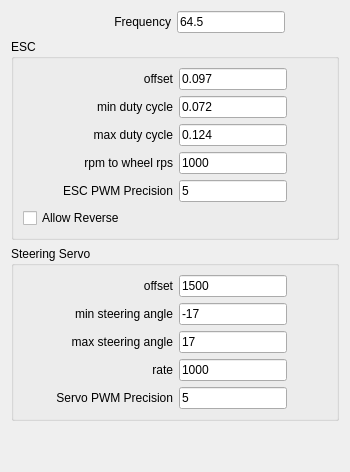
        <widget class="QWidget" name="tab_esc">
         <property name="toolTip">
          <string extracomment="Set PID Parameters"/>
         </property>
         <attribute name="title">
          <string>ESC</string>
         </attribute>
         <layout class="QVBoxLayout" name="verticalLayout_2">
          <item>
           <layout class="QHBoxLayout" name="horizontalLayout_8">
            <item>
             <widget class="QLabel" name="label_7">
              <property name="minimumSize">
               <size>
                <width>160</width>
                <height>0</height>
               </size>
              </property>
              <property name="maximumSize">
               <size>
                <width>100</width>
                <height>16777215</height>
               </size>
              </property>
              <property name="text">
               <string>Frequency</string>
              </property>
              <property name="alignment">
               <set>Qt::AlignRight|Qt::AlignTrailing|Qt::AlignVCenter</set>
              </property>
             </widget>
            </item>
            <item>
             <widget class="QLineEdit" name="ledEscFrequency">
              <property name="minimumSize">
               <size>
                <width>50</width>
                <height>0</height>
               </size>
              </property>
              <property name="maximumSize">
               <size>
                <width>16777215</width>
                <height>16777215</height>
               </size>
              </property>
              <property name="text">
               <string>64.5</string>
              </property>
             </widget>
            </item>
            <item>
             <spacer name="horizontalSpacer_5">
              <property name="orientation">
               <enum>Qt::Horizontal</enum>
              </property>
              <property name="sizeHint" stdset="0">
               <size>
                <width>40</width>
                <height>20</height>
               </size>
              </property>
             </spacer>
            </item>
           </layout>
          </item>
          <item>
           <widget class="QGroupBox" name="groupBox">
            <property name="title">
             <string>ESC</string>
            </property>
            <layout class="QVBoxLayout" name="verticalLayout_5">
             <item>
              <layout class="QHBoxLayout" name="horizontalLayout_7">
               <item>
                <widget class="QLabel" name="label_6">
                 <property name="minimumSize">
                  <size>
                   <width>150</width>
                   <height>0</height>
                  </size>
                 </property>
                 <property name="maximumSize">
                  <size>
                   <width>100</width>
                   <height>16777215</height>
                  </size>
                 </property>
                 <property name="text">
                  <string>offset</string>
                 </property>
                 <property name="alignment">
                  <set>Qt::AlignRight|Qt::AlignTrailing|Qt::AlignVCenter</set>
                 </property>
                </widget>
               </item>
               <item>
                <widget class="QLineEdit" name="ledEscOffset">
                 <property name="minimumSize">
                  <size>
                   <width>50</width>
                   <height>0</height>
                  </size>
                 </property>
                 <property name="text">
                  <string>0.097</string>
                 </property>
                </widget>
               </item>
               <item>
                <spacer name="horizontalSpacer_6">
                 <property name="orientation">
                  <enum>Qt::Horizontal</enum>
                 </property>
                 <property name="sizeHint" stdset="0">
                  <size>
                   <width>40</width>
                   <height>20</height>
                  </size>
                 </property>
                </spacer>
               </item>
              </layout>
             </item>
             <item>
              <layout class="QHBoxLayout" name="horizontalLayout_9">
               <item>
                <widget class="QLabel" name="label_8">
                 <property name="minimumSize">
                  <size>
                   <width>150</width>
                   <height>0</height>
                  </size>
                 </property>
                 <property name="maximumSize">
                  <size>
                   <width>100</width>
                   <height>16777215</height>
                  </size>
                 </property>
                 <property name="text">
                  <string>min duty cycle</string>
                 </property>
                 <property name="alignment">
                  <set>Qt::AlignRight|Qt::AlignTrailing|Qt::AlignVCenter</set>
                 </property>
                </widget>
               </item>
               <item>
                <widget class="QLineEdit" name="ledEscMin">
                 <property name="minimumSize">
                  <size>
                   <width>50</width>
                   <height>0</height>
                  </size>
                 </property>
                 <property name="text">
                  <string>0.072</string>
                 </property>
                </widget>
               </item>
               <item>
                <spacer name="horizontalSpacer_7">
                 <property name="orientation">
                  <enum>Qt::Horizontal</enum>
                 </property>
                 <property name="sizeHint" stdset="0">
                  <size>
                   <width>40</width>
                   <height>20</height>
                  </size>
                 </property>
                </spacer>
               </item>
              </layout>
             </item>
             <item>
              <layout class="QHBoxLayout" name="horizontalLayout_10">
               <item>
                <widget class="QLabel" name="label_9">
                 <property name="minimumSize">
                  <size>
                   <width>150</width>
                   <height>0</height>
                  </size>
                 </property>
                 <property name="maximumSize">
                  <size>
                   <width>100</width>
                   <height>16777215</height>
                  </size>
                 </property>
                 <property name="text">
                  <string>max duty cycle</string>
                 </property>
                 <property name="alignment">
                  <set>Qt::AlignRight|Qt::AlignTrailing|Qt::AlignVCenter</set>
                 </property>
                </widget>
               </item>
               <item>
                <widget class="QLineEdit" name="ledEscMax">
                 <property name="minimumSize">
                  <size>
                   <width>50</width>
                   <height>0</height>
                  </size>
                 </property>
                 <property name="text">
                  <string>0.124</string>
                 </property>
                </widget>
               </item>
               <item>
                <spacer name="horizontalSpacer_8">
                 <property name="orientation">
                  <enum>Qt::Horizontal</enum>
                 </property>
                 <property name="sizeHint" stdset="0">
                  <size>
                   <width>40</width>
                   <height>20</height>
                  </size>
                 </property>
                </spacer>
               </item>
              </layout>
             </item>
             <item>
              <layout class="QHBoxLayout" name="horizontalLayout_21">
               <item>
                <widget class="QLabel" name="ratio_3">
                 <property name="minimumSize">
                  <size>
                   <width>150</width>
                   <height>0</height>
                  </size>
                 </property>
                 <property name="maximumSize">
                  <size>
                   <width>100</width>
                   <height>16777215</height>
                  </size>
                 </property>
                 <property name="text">
                  <string>rpm to wheel rps</string>
                 </property>
                 <property name="alignment">
                  <set>Qt::AlignRight|Qt::AlignTrailing|Qt::AlignVCenter</set>
                 </property>
                </widget>
               </item>
               <item>
                <widget class="QLineEdit" name="ledEscRate">
                 <property name="minimumSize">
                  <size>
                   <width>50</width>
                   <height>0</height>
                  </size>
                 </property>
                 <property name="text">
                  <string>1000</string>
                 </property>
                </widget>
               </item>
               <item>
                <spacer name="horizontalSpacer_21">
                 <property name="orientation">
                  <enum>Qt::Horizontal</enum>
                 </property>
                 <property name="sizeHint" stdset="0">
                  <size>
                   <width>40</width>
                   <height>20</height>
                  </size>
                 </property>
                </spacer>
               </item>
              </layout>
             </item>
             <item>
              <layout class="QHBoxLayout" name="horizontalLayout_18">
               <item>
                <widget class="QLabel" name="label_15">
                 <property name="minimumSize">
                  <size>
                   <width>150</width>
                   <height>0</height>
                  </size>
                 </property>
                 <property name="maximumSize">
                  <size>
                   <width>100</width>
                   <height>16777215</height>
                  </size>
                 </property>
                 <property name="text">
                  <string>ESC PWM Precision</string>
                 </property>
                 <property name="alignment">
                  <set>Qt::AlignRight|Qt::AlignTrailing|Qt::AlignVCenter</set>
                 </property>
                </widget>
               </item>
               <item>
                <widget class="QLineEdit" name="ledEscPrecision">
                 <property name="minimumSize">
                  <size>
                   <width>50</width>
                   <height>0</height>
                  </size>
                 </property>
                 <property name="text">
                  <string>5</string>
                 </property>
                </widget>
               </item>
               <item>
                <spacer name="horizontalSpacer_16">
                 <property name="orientation">
                  <enum>Qt::Horizontal</enum>
                 </property>
                 <property name="sizeHint" stdset="0">
                  <size>
                   <width>40</width>
                   <height>20</height>
                  </size>
                 </property>
                </spacer>
               </item>
              </layout>
             </item>
             <item>
              <layout class="QHBoxLayout" name="horizontalLayout_20">
               <item>
                <widget class="QCheckBox" name="ckbEscReverse">
                 <property name="text">
                  <string>Allow Reverse</string>
                 </property>
                </widget>
               </item>
               <item>
                <spacer name="horizontalSpacer_20">
                 <property name="orientation">
                  <enum>Qt::Horizontal</enum>
                 </property>
                 <property name="sizeHint" stdset="0">
                  <size>
                   <width>40</width>
                   <height>20</height>
                  </size>
                 </property>
                </spacer>
               </item>
              </layout>
             </item>
            </layout>
           </widget>
          </item>
          <item>
           <widget class="QGroupBox" name="groupBox_2">
            <property name="title">
             <string>Steering Servo</string>
            </property>
            <layout class="QVBoxLayout" name="verticalLayout_4">
             <item>
              <layout class="QHBoxLayout" name="horizontalLayout_12">
               <item>
                <widget class="QLabel" name="label_11">
                 <property name="minimumSize">
                  <size>
                   <width>150</width>
                   <height>0</height>
                  </size>
                 </property>
                 <property name="maximumSize">
                  <size>
                   <width>100</width>
                   <height>16777215</height>
                  </size>
                 </property>
                 <property name="text">
                  <string>offset</string>
                 </property>
                 <property name="alignment">
                  <set>Qt::AlignRight|Qt::AlignTrailing|Qt::AlignVCenter</set>
                 </property>
                </widget>
               </item>
               <item>
                <widget class="QLineEdit" name="ledSteeringOffset">
                 <property name="minimumSize">
                  <size>
                   <width>50</width>
                   <height>0</height>
                  </size>
                 </property>
                 <property name="text">
                  <string>1500</string>
                 </property>
                </widget>
               </item>
               <item>
                <spacer name="horizontalSpacer_9">
                 <property name="orientation">
                  <enum>Qt::Horizontal</enum>
                 </property>
                 <property name="sizeHint" stdset="0">
                  <size>
                   <width>40</width>
                   <height>20</height>
                  </size>
                 </property>
                </spacer>
               </item>
              </layout>
             </item>
             <item>
              <layout class="QHBoxLayout" name="horizontalLayout_13">
               <item>
                <widget class="QLabel" name="label_12">
                 <property name="minimumSize">
                  <size>
                   <width>150</width>
                   <height>0</height>
                  </size>
                 </property>
                 <property name="maximumSize">
                  <size>
                   <width>100</width>
                   <height>16777215</height>
                  </size>
                 </property>
                 <property name="text">
                  <string>min steering angle</string>
                 </property>
                 <property name="alignment">
                  <set>Qt::AlignRight|Qt::AlignTrailing|Qt::AlignVCenter</set>
                 </property>
                </widget>
               </item>
               <item>
                <widget class="QLineEdit" name="ledSteeringMin">
                 <property name="minimumSize">
                  <size>
                   <width>50</width>
                   <height>0</height>
                  </size>
                 </property>
                 <property name="text">
                  <string>-17</string>
                 </property>
                </widget>
               </item>
               <item>
                <spacer name="horizontalSpacer_10">
                 <property name="orientation">
                  <enum>Qt::Horizontal</enum>
                 </property>
                 <property name="sizeHint" stdset="0">
                  <size>
                   <width>40</width>
                   <height>20</height>
                  </size>
                 </property>
                </spacer>
               </item>
              </layout>
             </item>
             <item>
              <layout class="QHBoxLayout" name="horizontalLayout_14">
               <item>
                <widget class="QLabel" name="label_13">
                 <property name="minimumSize">
                  <size>
                   <width>150</width>
                   <height>0</height>
                  </size>
                 </property>
                 <property name="maximumSize">
                  <size>
                   <width>100</width>
                   <height>16777215</height>
                  </size>
                 </property>
                 <property name="text">
                  <string>max steering angle</string>
                 </property>
                 <property name="alignment">
                  <set>Qt::AlignRight|Qt::AlignTrailing|Qt::AlignVCenter</set>
                 </property>
                </widget>
               </item>
               <item>
                <widget class="QLineEdit" name="ledSteeringMax">
                 <property name="minimumSize">
                  <size>
                   <width>50</width>
                   <height>0</height>
                  </size>
                 </property>
                 <property name="text">
                  <string>17</string>
                 </property>
                </widget>
               </item>
               <item>
                <spacer name="horizontalSpacer_11">
                 <property name="orientation">
                  <enum>Qt::Horizontal</enum>
                 </property>
                 <property name="sizeHint" stdset="0">
                  <size>
                   <width>40</width>
                   <height>20</height>
                  </size>
                 </property>
                </spacer>
               </item>
              </layout>
             </item>
             <item>
              <layout class="QHBoxLayout" name="horizontalLayout_15">
               <item>
                <widget class="QLabel" name="ratio">
                 <property name="minimumSize">
                  <size>
                   <width>150</width>
                   <height>0</height>
                  </size>
                 </property>
                 <property name="maximumSize">
                  <size>
                   <width>100</width>
                   <height>16777215</height>
                  </size>
                 </property>
                 <property name="text">
                  <string>rate</string>
                 </property>
                 <property name="alignment">
                  <set>Qt::AlignRight|Qt::AlignTrailing|Qt::AlignVCenter</set>
                 </property>
                </widget>
               </item>
               <item>
                <widget class="QLineEdit" name="ledSteeringRate">
                 <property name="minimumSize">
                  <size>
                   <width>50</width>
                   <height>0</height>
                  </size>
                 </property>
                 <property name="text">
                  <string>1000</string>
                 </property>
                </widget>
               </item>
               <item>
                <spacer name="horizontalSpacer_12">
                 <property name="orientation">
                  <enum>Qt::Horizontal</enum>
                 </property>
                 <property name="sizeHint" stdset="0">
                  <size>
                   <width>40</width>
                   <height>20</height>
                  </size>
                 </property>
                </spacer>
               </item>
              </layout>
             </item>
             <item>
              <layout class="QHBoxLayout" name="horizontalLayout_19">
               <item>
                <widget class="QLabel" name="ratio_2">
                 <property name="minimumSize">
                  <size>
                   <width>150</width>
                   <height>0</height>
                  </size>
                 </property>
                 <property name="maximumSize">
                  <size>
                   <width>100</width>
                   <height>16777215</height>
                  </size>
                 </property>
                 <property name="text">
                  <string>Servo PWM Precision</string>
                 </property>
                 <property name="alignment">
                  <set>Qt::AlignRight|Qt::AlignTrailing|Qt::AlignVCenter</set>
                 </property>
                </widget>
               </item>
               <item>
                <widget class="QLineEdit" name="ledServoPrecision">
                 <property name="minimumSize">
                  <size>
                   <width>50</width>
                   <height>0</height>
                  </size>
                 </property>
                 <property name="text">
                  <string>5</string>
                 </property>
                </widget>
               </item>
               <item>
                <spacer name="horizontalSpacer_17">
                 <property name="orientation">
                  <enum>Qt::Horizontal</enum>
                 </property>
                 <property name="sizeHint" stdset="0">
                  <size>
                   <width>40</width>
                   <height>20</height>
                  </size>
                 </property>
                </spacer>
               </item>
              </layout>
             </item>
            </layout>
           </widget>
          </item>
          <item>
           <spacer name="verticalSpacer_3">
            <property name="orientation">
             <enum>Qt::Vertical</enum>
            </property>
            <property name="sizeHint" stdset="0">
             <size>
              <width>20</width>
              <height>40</height>
             </size>
            </property>
           </spacer>
          </item>
         </layout>
        </widget>
